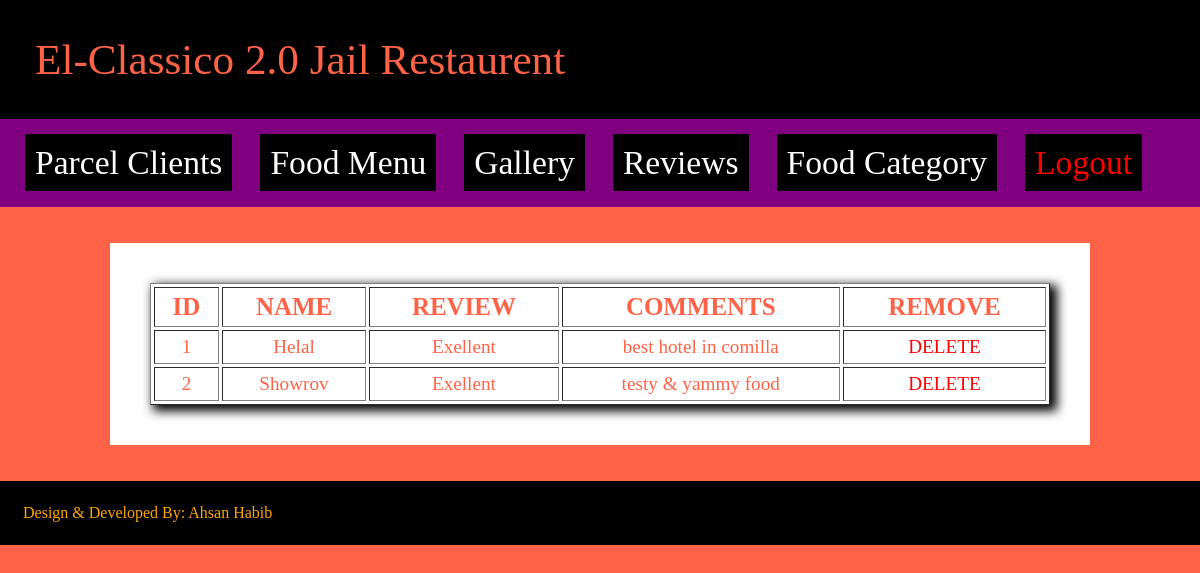
/admin/review.php, run on the app's committed database.
### tables this page shows
CREATE TABLE `review` (
  `id` bigint(12) NOT NULL,
  `name` varchar(100) NOT NULL,
  `review` varchar(100) NOT NULL,
  `description` text NOT NULL
);

### admin/review.php (the view, shortened to what this page needs)
<?php include "header.php"; ?>
<?php include "connect.php"; ?>
<div class="content">
	<table border=1 width="100%" cellspacing="3" cellpadding="5" style="box-shadow: 5px 4px 10px 2px;">
		<tr>
			<th>ID</th><th>NAME</th><th>REVIEW</th><th>COMMENTS</th><th>REMOVE</th>
		</tr>
		<?php
			$s = mysqli_query($con,"select * from review");
			while($r = mysqli_fetch_array($s))
			{
			?>
				<tr align=center>
					<td><?php echo $r['id']; ?></td>
					<td><?php echo $r['name']; ?></td>
					<td><?php echo $r['review']; ?></td>
					<td><?php echo $r['description']; ?></td>
					<td><a href="delreview.php?a=<?php echo $r['id']; ?>" class="del">DELETE</a></td>
				</tr>
		<?php
			}
		?>
	</table>
</div>
<?php include "footer.php"; ?>

### admin/style2.css (style rules this page uses)
.content { background-color: white; font-size:21px; width: 75%; margin: 0 auto; padding: 40px; }
.del { color: red; }
tr { color: tomato; }
th { color: blue; font-size: 1.2em; }

### admin/review.php (style rules this page uses)
tr { font-size: 1.2em; }
th { color: tomato; font-size: 1.3em; }
.del { color: red; text-decoration: none; }

### data on the page
review: id "1", name "Helal", review "Exellent", description "best hotel in comilla"
review: id "2", name "Showrov", review "Exellent", description "testy & yammy food"
